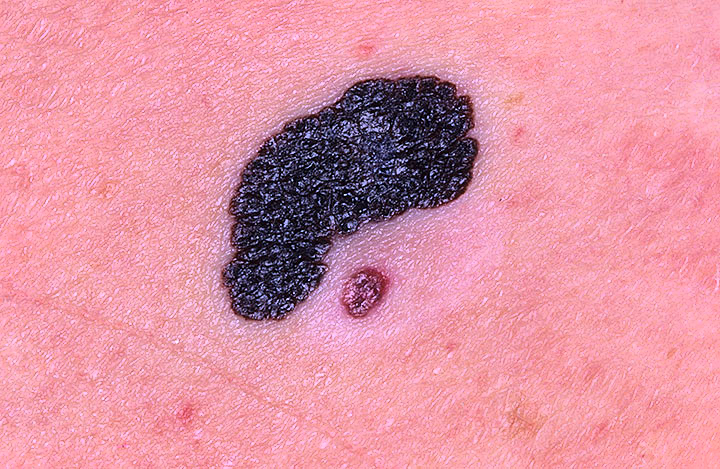
//> input picture ImageEnhancement/CLAHE/malignant.tif, 720 x 469 px
$ ./clahe malignant.tif   (built with g++ and OpenCV 4)
//> lines starting //> are read from the running program, lines starting //| are printed output that depends on the picture
#include <stdio.h>
#include <stdlib.h>
#include <opencv2/core/core.hpp>
#include <vector>       // std::vector
#include "opencv2/core/utility.hpp"
#include "opencv2/highgui.hpp"
#include <opencv2/imgproc/imgproc.hpp>

int main(int argc, char** argv)
{
    // READ RGB color image and convert it to Lab
    const char * filename = argc >=2 ? argv[1] : "lena.jpg";

    cv::Mat bgr_image = cv::imread(filename);
//> bgr_image is the input picture: 469 rows x 720 cols, CV_8UC3; mean B, G, R 164.2, 146.4, 222.5

    if (bgr_image.empty())
    {
	return -1;
    }

    cv::Mat lab_image;
    cv::cvtColor(bgr_image, lab_image, cv::COLOR_BGR2Lab);
//> lab_image: 469 rows x 720 cols, CV_8UC3; mean of channels 0, 1, 2 174.3, 159, 130.6

    // Extract the L channel
    std::vector<cv::Mat> lab_planes(3);
    cv::split(lab_image, lab_planes);  // now we have the L image in lab_planes[0]
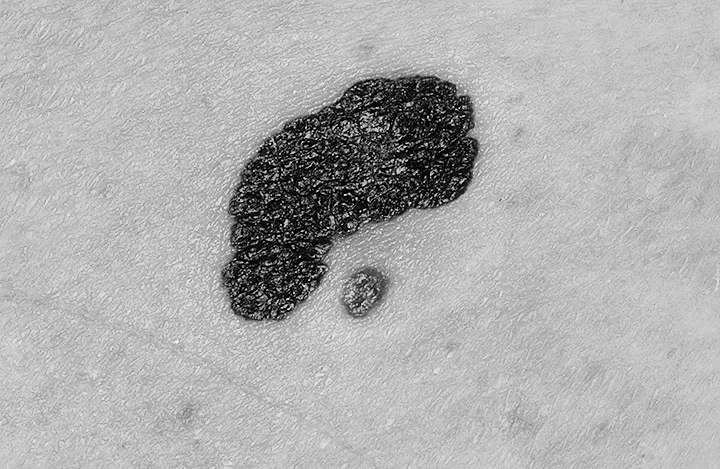
//> lab_planes[0]: 469 rows x 720 cols, CV_8UC1; min 0, max 254, mean 174.3
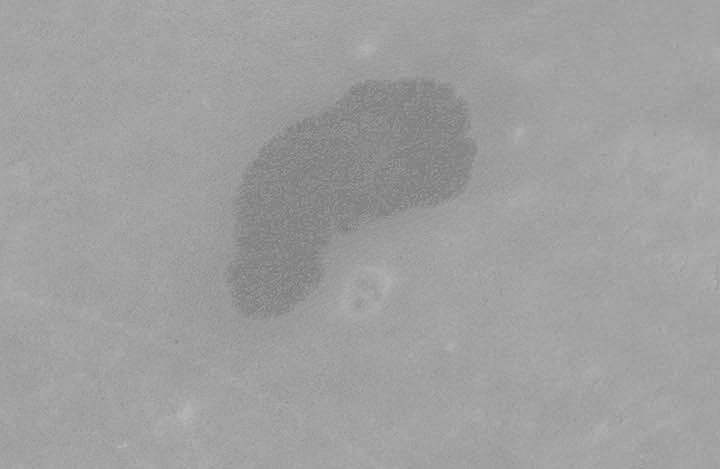
//> lab_planes[1]: 469 rows x 720 cols, CV_8UC1; min 116, max 185, mean 159
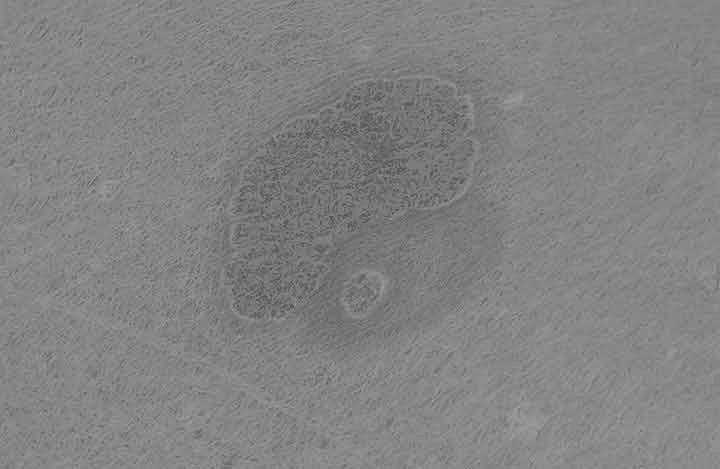
//> lab_planes[2]: 469 rows x 720 cols, CV_8UC1; min 76, max 170, mean 130.6

    // apply the CLAHE algorithm to the L channel
    cv::Ptr<cv::CLAHE> clahe = cv::createCLAHE();
    clahe->setClipLimit(4);
    cv::Mat dst;
    clahe->apply(lab_planes[0], dst);
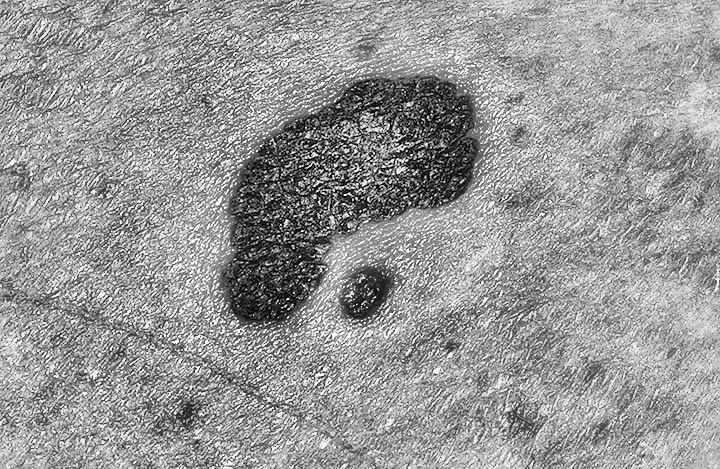
//> dst: 469 rows x 720 cols, CV_8UC1; min 1, max 255, mean 151.2

    // Merge the the color planes back into an Lab image
    dst.copyTo(lab_planes[0]);
    cv::merge(lab_planes, lab_image);
//> lab_image: 469 rows x 720 cols, CV_8UC3; mean of channels 0, 1, 2 151.2, 159, 130.6

   // convert back to RGB
   cv::Mat image_clahe;
   cv::cvtColor(lab_image, image_clahe,cv::COLOR_Lab2BGR);
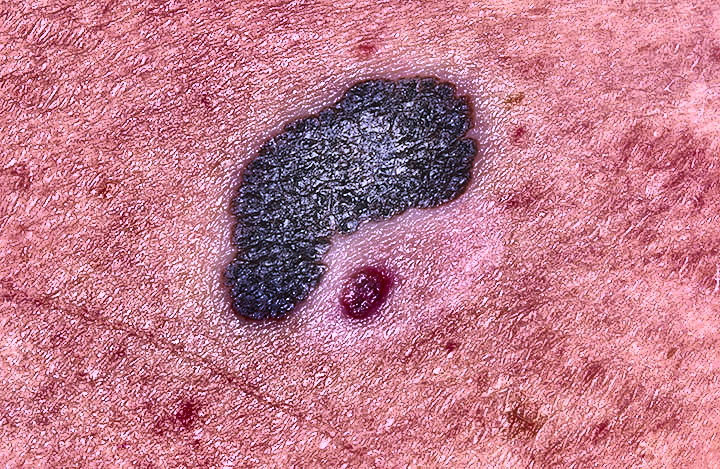
//> image_clahe: 469 rows x 720 cols, CV_8UC3; mean B, G, R 141.2, 123, 193.1

   // display the results  (you might also want to see lab_planes[0] before and after).
   cv::imwrite( "image_original.jpg", bgr_image );
   cv::imwrite( "image_CLAHE.jpg", image_clahe );

}
